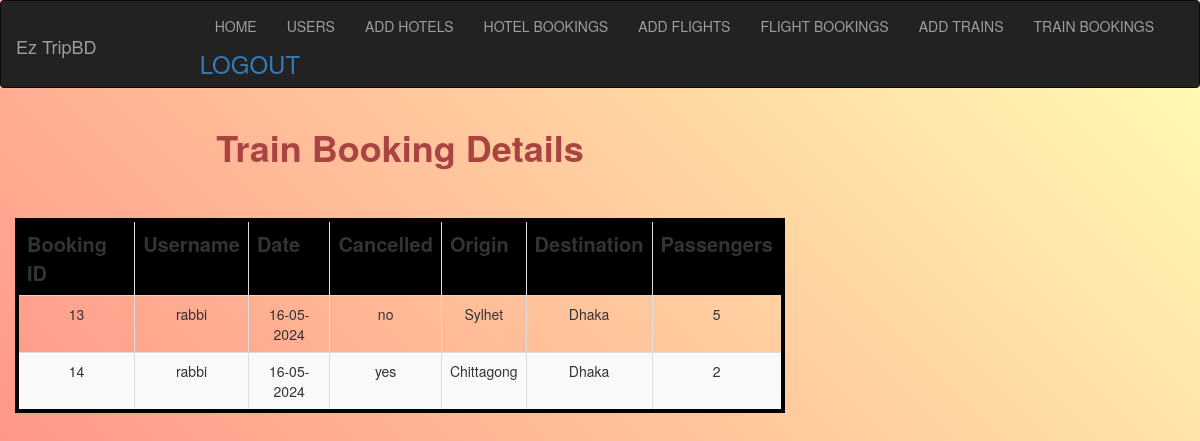
The app's page /Management/trainbookings_view.php with its own data.
### tables this page shows
CREATE TABLE `trainbookings` (
  `bookingID` int(5) NOT NULL,
  `username` varchar(50) NOT NULL,
  `date` varchar(60) NOT NULL,
  `cancelled` varchar(20) NOT NULL,
  `origin` varchar(50) NOT NULL,
  `destination` varchar(50) NOT NULL,
  `passengers` int(5) NOT NULL
);

### Management/trainbookings_view.php (the view, shortened to what this page needs)
<!Doctype html>
<html>
<head>
<link href="css/bootstrap.min.css" rel="stylesheet">
<link href="https://maxcdn.bootstrapcdn.com/font-awesome/4.7.0/css/font-awesome.min.css" rel="stylesheet"><link rel="stylesheet" href="https://maxcdn.bootstrapcdn.com/bootstrap/3.3.7/css/bootstrap.min.css">
</head>
<body>
	<div class="container-fliud">
        <nav class="navbar navbar-inverse">
  <div class="container-fluid">
    <div class="navbar-header">
      <h1 class="navbar-brand">Ez TripBD</h1>
    </div>
     <div class="collapse navbar-collapse" id="nav">
    <ul class="nav navbar-nav" style="float:right">
        <li><a href="Home.php">HOME</a></li>
		<li><a href="users_add.php">USERS</a></li>
              <li><a href="hotels_add.php">ADD HOTELS</a></li>
              <li><a href="hotelbookings_view.php">HOTEL BOOKINGS</a></li>
              <li><a href="flights_add.php">ADD FLIGHTS</a></li>
              <li><a href="flightbookings_view.php">FLIGHT BOOKINGS</a></li>
              <li><a href="trains_add.php">ADD TRAINS</a></li>
              <li><a href="trainbookings_view.php">TRAIN BOOKINGS</a></li>
              <h3><a href="adminLogout.php">LOGOUT</a></h3>
    </ul>
  </div>
</div>
</nav>
</div>
    <div class="col-lg-8">
			<h1 class="text-danger text-center" style="font-weight:bold">Train Booking Details</h1>
      <br>
      <br>
<?php
$servername = "localhost";
$username = "root";
$password = "";
$dbname = "projectmeteor";
$conn = new mysqli($servername, $username, $password, $dbname);
$sql = "SELECT bookingID,username,date,cancelled,origin,destination,passengers FROM trainbookings";
$result = $conn->query($sql);
echo "
<center>
<table class='table table-striped table-bordered table-hover py-5' style='width:200%; border: 4px solid black; text:white; text-align: center;'>
<tr class='text-centre text-white'style='font-size:20px; background:black'>
<th>Booking ID</th>
<th>Username</th>
<th>Date</th>
<th>Cancelled</th>
<th>Origin</th>
<th>Destination</th>
<th>Passengers</th>
</tr>
</center>";
if ($result->num_rows > 0) {
    while($row = $result->fetch_assoc()) {
      echo "<tr>";
echo "<td>" . $row['bookingID'] . "</td>";
echo "<td>" . $row['username'] . "</td>";
echo "<td>" . $row['date'] . "</td>";
echo "<td>" . $row['cancelled'] . "</td>";
echo "<td>" . $row['origin'] . "</td>";
echo "<td>" . $row['destination'] . "</td>";
echo "<td>" . $row['passengers'] . "</td>";
echo "</tr>";
    }
} else {
    echo "0 results";
}
?>
</div>
</body>
</html>

### Management/trainbookings_view.php (style rules this page uses)
body { background: linear-gradient(45deg, #ff8080, #ffffb3); height: 100%; margin: 0; background-repeat: no-repeat; background-attachment: fixed; width:100%; }

### records on screen
trainbookings: bookingID "13", username "rabbi", date "16-05-2024", cancelled "no", origin "Sylhet", destination "Dhaka", passengers "5"
trainbookings: bookingID "14", username "rabbi", date "16-05-2024", cancelled "yes", origin "Chittagong", destination "Dhaka", passengers "2"
